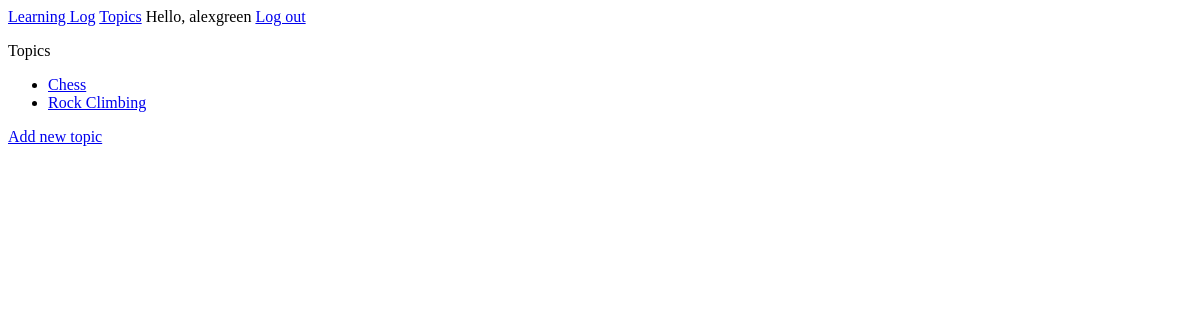
Page /topics (signed in) on the earlier database version.
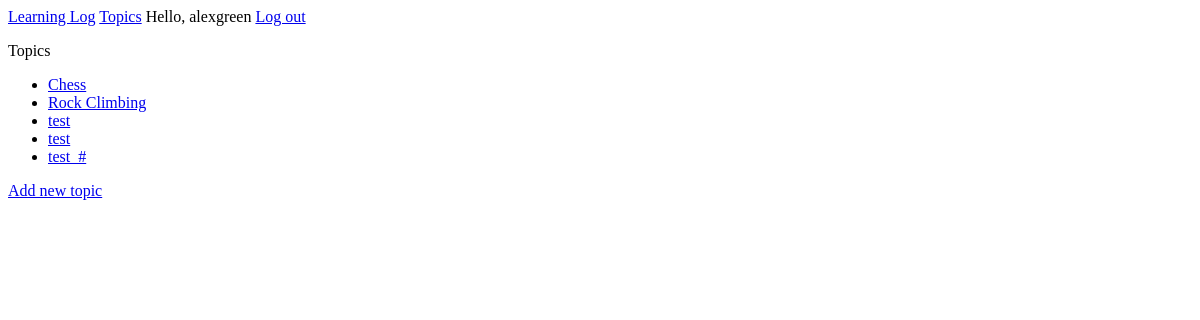
Same page on the later database version.
### learning_logs/models.py (models this page shows)
class Topic(models.Model):
    text = models.CharField(max_length=200)
    date_added = models.DateTimeField(auto_now_add=True)
    owner = models.ForeignKey(User, on_delete=models.CASCADE)
    def __str__(self):
        return self.text

### learning_logs/views.py (the view)
# urls.py: path('topics',views.topics, name='topics'), ## topics page
@login_required
def topics(request):
    topics = Topic.objects.filter(owner=request.user).order_by('date_added')
    context ={'topics':topics}
    return render(request, 'learning_logs/topics.html', context)

### learning_logs/templates/learning_logs/topics.html
{% extends "learning_logs/base.html" %}
{% block content %}
    <p>Topics</p>
    <ul>
        {% for topic in topics %}
            <li>
                <a href="{% url 'learning_logs:topic' topic.id %}">{{ topic }}</a>
            </li>
            {% empty %}
            <li>No topics have been added yet.</li>
            {% endfor %}
    </ul>
    <a href= "{% url 'learning_logs:new_topic' %}">Add  new topic</a>
{% endblock content %}

Differences in the rows shown:
added Topic: text "test"
added Topic: text "test"
added Topic: text "test_#"
